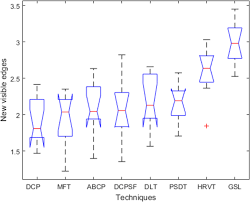
#> input picture images/dehazing.png, 250 x 202 px
$ jupyter execute canny_edge_dection.ipynb   (shell and % lines are left out)
#> lines starting #> are read from the running program, lines starting #| are printed output that depends on the picture
## canny edge dector

The Canny edge detection algorithm is composed of 5 steps:
Noise reduction;
Gradient calculation;
Non-maximum suppression;
Double threshold;
Edge Tracking by Hysteresis.

[cell 1]

import numpy as np
from scipy.ndimage.filters import convolve
import matplotlib.pyplot as plt
import matplotlib.image as mpimg
from PIL import Image
import cv2
from scipy import ndimage
import scipy

#### 1. Noise Reduction; reduce noise by applying Gaussian blur to smooth it.(an image convolution technique using a Guassian filter)

[cell 2]
def gaussian_kernel(size, sigma=1):
    size = int(size) // 2
    x, y = np.mgrid[-size:size+1, -size:size+1]
    normal = 1 /(2.0 * np.pi * sigma **2)
    g = np.exp(-((x**2 + y**2)/ (2.0 * sigma**2))) * normal
    return g

[cell 3]
image = mpimg.imread('images/dehazing.png')
#> image is the input picture: shape (202, 250, 4) float32; mean R, G, B, A 0.971, 0.97, 0.98, 1
gray_img = cv2.cvtColor(image, cv2.COLOR_BGR2GRAY)
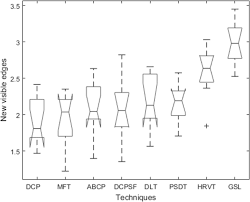
#> gray_img: shape (202, 250) float32; min 0, max 1, mean 0.973

plt.imshow(gray_img)

[cell 4]
result_img = convolve(gray_img, gaussian_kernel(5))
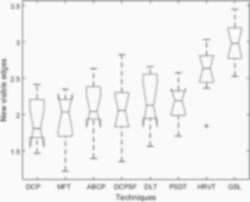
#> result_img: shape (202, 250) float32; min 0.567, max 0.982, mean 0.956
plt.imshow(result_img)

### Gradient calculation: The Gradient calculation step detects the edge intensity and direction by calculating the gradient of the image using edge detection operators.

Edges correspond to a change of pixels’ intensity. To detect it, the easiest way is to apply filters that highlight this intensity change in both directions: horizontal (x) and vertical (y)

When the image is smoothed, the derivatives Ix and Iy w.r.t. x and y are calculated. It can be implemented by convolving I with Sobel kernels Kx and Ky, respectively:

[cell 5]
def sobel_filters(img):
    Kx = np.array([[-1, 0, 1], [-2, 0, 2], [-1, 0, 1]], np.float32)
    Ky = np.array([[1, 2, 1], [0, 0, 0], [-1, -2, -1]], np.float32)

    Ix = ndimage.filters.convolve(img, Kx)
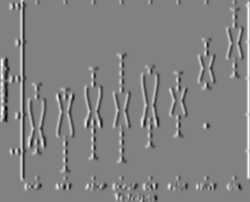
#> Ix: shape (202, 250) float32; min -1.08, max 1.05, mean 0.00756; drawn with min black and max white
    Iy = ndimage.filters.convolve(img, Ky)
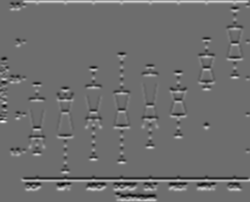
#> Iy: shape (202, 250) float32; min -1.03, max 1.37, mean 0.00969; drawn with min black and max white

    G = np.hypot(Ix, Iy)
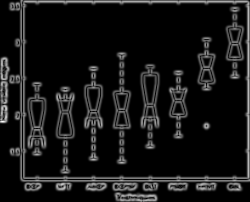
#> G: shape (202, 250) float32; min 0, max 1.37, mean 0.122; drawn with min black and max white
    G *= 255.0/np.max(G)
    theta = np.arctan2(Iy, Ix)
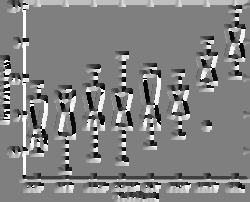
#> theta: shape (202, 250) float32; min -3.14, max 3.14, mean 0.0642; drawn with min black and max white

    #plt.imshow(G, cmap=plt.cm.gray)

    return (G, theta)

[cell 6]
G, theta = sobel_filters(result_img)

### Non-maximum suppression

The principle is simple: the algorithm goes through all the points on the gradient intensity matrix and finds the pixels with the maximum value in the edge directions.

[cell 7]
def non_max_suppression(img, D):
    M, N = img.shape
#> M = 202; N = 250
    Z = np.zeros((M,N), dtype=np.int32)
    angle = D * 180. / np.pi
    angle[angle < 0] += 180
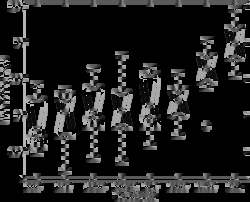
#> angle: shape (202, 250) float32; min 0, max 180, mean 32.9


    for i in range(1,M-1):
        for j in range(1,N-1):
            try:
                q = 255
                r = 255

               #angle 0
                if (0 <= angle[i,j] < 22.5) or (157.5 <= angle[i,j] <= 180):
                    q = img[i, j+1]
                    r = img[i, j-1]
                #angle 45
                elif (22.5 <= angle[i,j] < 67.5):
                    q = img[i+1, j-1]
                    r = img[i-1, j+1]
                #angle 90
                elif (67.5 <= angle[i,j] < 112.5):
                    q = img[i+1, j]
                    r = img[i-1, j]
                #angle 135
                elif (112.5 <= angle[i,j] < 157.5):
                    q = img[i-1, j-1]
                    r = img[i+1, j+1]

                if (img[i,j] >= q) and (img[i,j] >= r):
                    Z[i,j] = img[i,j]
                else:
                    Z[i,j] = 0

            except IndexError as e:
                pass
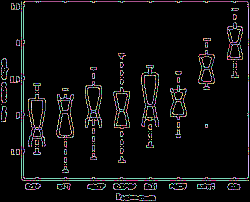
#> Z: shape (202, 250) int32; 169 distinct labels, from 0 to 255; one colour per label, 0 black

    return Z

[cell 8]
result = non_max_suppression(G, theta)

[cell 9]
plt.imshow(result)

### Double threshold

The double threshold step aims at identifying 3 kinds of pixels: strong, weak, and non-relevant:

Strong pixels are pixels that have an intensity so high that we are sure they contribute to the final edge.

Weak pixels are pixels that have an intensity value that is not enough to be considered as strong ones, but yet not small enough to be considered as non-relevant for the edge detection.
Other pixels are considered as non-relevant for the edge.

[cell 10]
def threshold(img, lowThresholdRatio=0.05, highThresholdRatio=0.09):

#> called with lowThresholdRatio = 0.05, highThresholdRatio = 0.09
    highThreshold = img.max() * highThresholdRatio;
#> highThreshold = 22.95
    lowThreshold = highThreshold * lowThresholdRatio;
#> lowThreshold = 1.15

    M, N = img.shape
#> M = 202; N = 250
    res = np.zeros((M,N), dtype=np.int32)

    weak = np.int32(25)
    strong = np.int32(255)

    strong_i, strong_j = np.where(img >= highThreshold)
#> strong_i = 4468 values from 1 to 200; strong_j = 4468 values, max 248 at index 245, min 1 at index 817, mean 118.8
    zeros_i, zeros_j = np.where(img < lowThreshold)

    weak_i, weak_j = np.where((img <= highThreshold) & (img >= lowThreshold))
#> weak_i = [115, 146, 186]; weak_j = [27, 123, 180]

    res[strong_i, strong_j] = strong
    res[weak_i, weak_j] = weak

    return res

[cell 11]
thresh_image = threshold(result)
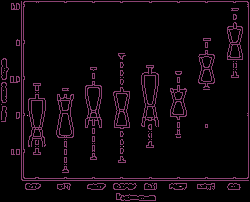
#> thresh_image: shape (202, 250) int32; 3 distinct labels, from 0 to 255; one colour per label, 0 black

[cell 12]
plt.imshow(thresh_image)

### Edge Tracking by Hysteresis

Based on the threshold results, the hysteresis consists of transforming weak pixels into strong ones, if and only if at least one of the pixels around the one being processed is a strong one, as described below:

[cell 13]
def hysteresis(img, weak=75, strong=255):
#> called with weak = 75, strong = 255
    M, N = img.shape
#> M = 202; N = 250
    for i in range(1, M-1):
        for j in range(1, N-1):
            if (img[i,j] == weak):
                try:
                    if ((img[i+1, j-1] == strong) or (img[i+1, j] == strong) or (img[i+1, j+1] == strong)
                        or (img[i, j-1] == strong) or (img[i, j+1] == strong)
                        or (img[i-1, j-1] == strong) or (img[i-1, j] == strong) or (img[i-1, j+1] == strong)):
                        img[i, j] = strong
                    else:
                        img[i, j] = 0
                except IndexError as e:
                    pass
    return img
